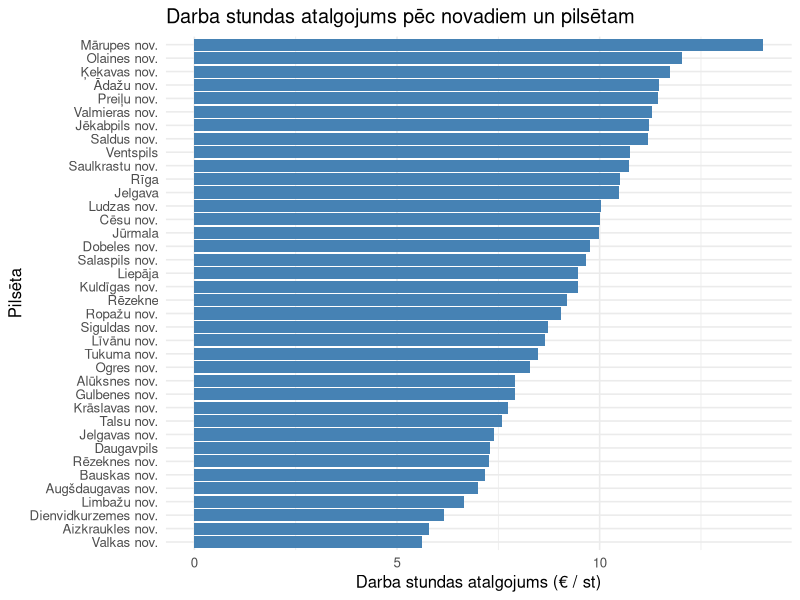
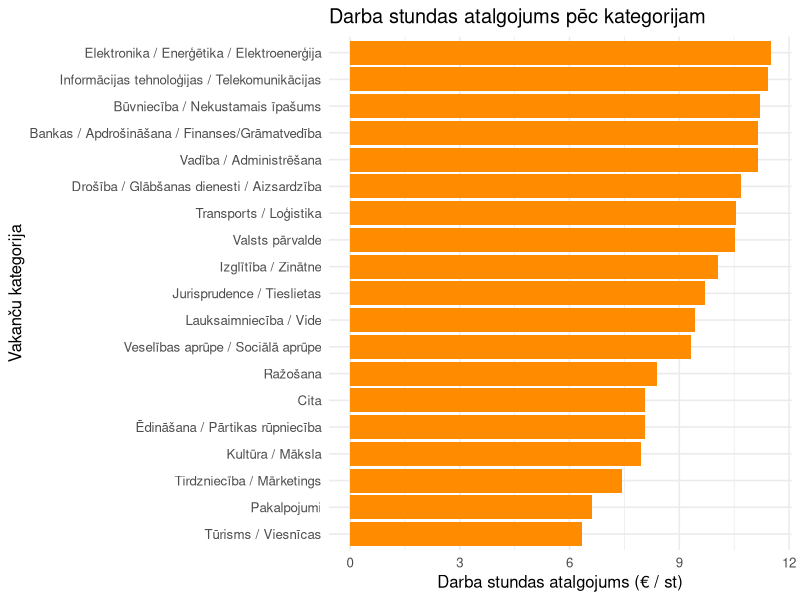

These figures' R source, in order:
library(dplyr)

# Load dataset
vakances <- read.csv("vakances-2026-01-18.csv", stringsAsFactors = FALSE)

View(vakances)

# Remove 'Attels' and 'Vakances_paplasinats_apraksts' columns
vakances <- vakances %>%
  select(-Attels, -Vakances_paplasinats_apraksts)


# Fill Darba_stundas_nedela = 40
# if full-time and normal working hours
vakances <- vakances %>%
  mutate(
    Darba_stundas_nedela = ifelse(
      is.na(Darba_stundas_nedela) &
        Slodzes_tips == "Viena vesela slodze" &
        Darba_laika_veids == "Normālais darba laiks",
      40,
      Darba_stundas_nedela
    )
  )

# If Alga_lidz < 20, set Darba_stundas_nedela = 1
vakances <- vakances %>%
  mutate(
    Darba_stundas_nedela = ifelse(
      Alga_lidz < 20,
      1,
      Darba_stundas_nedela
    )
  )

# Remove rows with NA
vakances <- na.omit(vakances)

# Remove rows with empty strings
vakances <- vakances[!apply(vakances == "", 1, any), ]

# Filter out unrealistic working hours (0–60)
vakances <- vakances %>% filter(Darba_stundas_nedela > 0 & Darba_stundas_nedela <= 60)

# Create hourly wage variable
vakances <- vakances %>%
  mutate(
    Alga_stunda = ifelse(
      Alga_lidz < 20 & Darba_stundas_nedela == 1,
      Alga_lidz,
      Alga_lidz / (Darba_stundas_nedela * 4.33)
    )
  )

# Remove extreme hourly wages (top 1%)
upper_limit <- quantile(vakances$Alga_stunda, 0.99)
vakances <- vakances %>% filter(Alga_stunda < upper_limit)

vakances$Pilseta <- sapply(vakances$Vieta, function(x) {
  pilseta <- trimws(tail(unlist(strsplit(x, ",")), 1))
  pilseta <- gsub("\\d+.*", "", pilseta)  # make sure home numbers (like 1A) are not in the way
  pilseta <- trimws(pilseta)
  if(pilseta == "") return(NA)  # replace empty ones with NA to remove later
  return(pilseta)
})

# Remove NA
vakances <- vakances %>% filter(!is.na(Pilseta))

# Convert as a factor
vakances$Pilseta <- as.factor(vakances$Pilseta)

# Build the model
salary_hour_model_final <- lm(Alga_stunda ~
                                Vakances_kategorija +
                                Slodzes_tips +
                                Darba_laika_veids +
                                Pilseta +
                                Darba_stundas_nedela,
                              data = vakances)

summary(salary_hour_model_final)

# Predict vacancy hour rate by using newly created module
new_vacancy <- data.frame(
  Vakances_kategorija = "Informācijas tehnoloģijas / Telekomunikācijas",
  Slodzes_tips = "Viena vesela slodze",
  Darba_laika_veids = "Normālais darba laiks",
  Pilseta = "Rīga",
  Darba_stundas_nedela = 40
)

predicted_hourly_wage <- predict(
  salary_hour_model_final,
  newdata = new_vacancy
)

predicted_hourly_wage



library(ggplot2)

# Average working hour rate by city
city_salary <- vakances %>%
  group_by(Pilseta) %>%
  summarise(mean_salary = mean(Alga_stunda), .groups = "drop") %>%
  arrange(desc(mean_salary))

ggplot(city_salary, aes(x = reorder(Pilseta, mean_salary), y = mean_salary)) +
  geom_bar(stat = "identity", fill = "steelblue") +
  coord_flip() + 
  labs(title = "Darba stundas atalgojums pēc novadiem un pilsētam",
       x = "Pilsēta",
       y = "Darba stundas atalgojums (€ / st)") +
  theme_minimal(base_size = 12)

# Average working hour rate per category
category_salary <- vakances %>%
  group_by(Vakances_kategorija) %>%
  summarise(mean_salary = mean(Alga_stunda), .groups = "drop") %>%
  arrange(desc(mean_salary))

ggplot(category_salary, aes(x = reorder(Vakances_kategorija, mean_salary), y = mean_salary)) +
  geom_bar(stat = "identity", fill = "darkorange") +
  coord_flip() +
  labs(title = "Darba stundas atalgojums pēc kategorijam",
       x = "Vakanču kategorija",
       y = "Darba stundas atalgojums (€ / st)") +
  theme_minimal(base_size = 12)